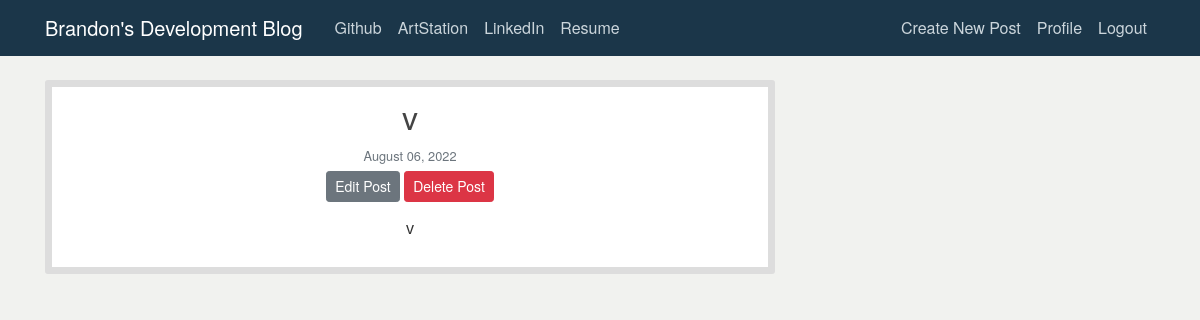
The app's page /post/13/ (signed in) with its own data.
### blog/models.py (models this page shows, shortened)
class Post(models.Model):
    title = models.CharField(max_length=100)
    content = models.TextField()
    date_posted = models.DateTimeField(
        default=timezone.now
    )  # Uses current time from timezone
    author = models.ForeignKey(User, on_delete=models.CASCADE)

### blog/views.py (the view)
# urls.py: path("post/<int:pk>/", PostDetailView.as_view(), name="post-detail"),
class PostDetailView(DetailView):
    model = Post

### blog/templates/blog/post_detail.html (shortened to what this page needs)
{% extends 'blog/base.html' %}
{% block content %}
    <article class="media content-section">
        <div class="media-body">
            <h2 class="article-title">{{ post.title }}</h2>
            <div class="article-metadata">
                <small class="text-muted">{{ post.date_posted|date:"F d, Y" }}</small>
                {% if post.author == user %}
                <div>
                    <a class="btn btn-secondary btn-sm mt-1 mb-1" href="{% url 'post-update' post.id %}">Edit Post</a>
                    <a class="btn btn-danger btn-sm mt-1 mb-1" href="{% url 'post-delete' post.id %}">Delete Post</a>
                </div>
                {% endif %}
            </div>
            <p class="article-content">{{ post.content }}</p>
        </div>
    </article>
{% endblock content %}

### blog/static/blog/main.css (style rules this page uses)
body { background: #f1f2ef; color: #333333; margin-top: 5rem; }
* { font-family: "Helvetica Neue", Helvetica, Arial, sans-serif; text-align: center; }
h1, h2, h3, h4, h5, h6 { color: #444444; }
.content-section { background: #ffffff; padding: 10px 20px; border: 7px solid #dddddd; border-radius: 3px; margin-bottom: 20px; }
.article-title { color: #444444; text-align: center; }
.article-content { white-space: pre-line; font-family: sans-serif; ; }
.article-metadata { padding-bottom: 1px; margin-bottom: 10px; }

### records on screen
Post: title "v", date_posted "August 06, 2022", content "v"
